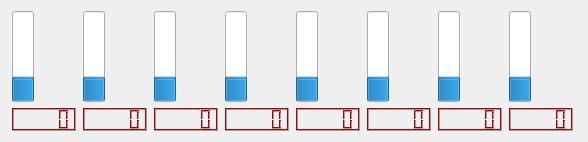
   <widget class="QWidget" name="layoutWidget">
    <property name="geometry">
     <rect>
      <x>10</x>
      <y>11</y>
      <width>588</width>
      <height>122</height>
     </rect>
    </property>
    <layout class="QGridLayout" name="thermos">
     <item row="1" column="1">
      <widget class="QLCDNumber" name="thermo2lcd">
       <property name="palette">
        <palette>
         <active>
          <colorrole role="WindowText">
           <brush brushstyle="SolidPattern">
            <color alpha="255">
             <red>170</red>
             <green>0</green>
             <blue>0</blue>
            </color>
           </brush>
          </colorrole>
          <colorrole role="Light">
           <brush brushstyle="SolidPattern">
            <color alpha="255">
             <red>170</red>
             <green>0</green>
             <blue>0</blue>
            </color>
           </brush>
          </colorrole>
          <colorrole role="Text">
           <brush brushstyle="SolidPattern">
            <color alpha="255">
             <red>255</red>
             <green>0</green>
             <blue>0</blue>
            </color>
           </brush>
          </colorrole>
          <colorrole role="ButtonText">
           <brush brushstyle="SolidPattern">
            <color alpha="255">
             <red>170</red>
             <green>0</green>
             <blue>0</blue>
            </color>
           </brush>
          </colorrole>
         </active>
         <inactive>
          <colorrole role="WindowText">
           <brush brushstyle="SolidPattern">
            <color alpha="255">
             <red>170</red>
             <green>0</green>
             <blue>0</blue>
            </color>
           </brush>
          </colorrole>
          <colorrole role="Light">
           <brush brushstyle="SolidPattern">
            <color alpha="255">
             <red>170</red>
             <green>0</green>
             <blue>0</blue>
            </color>
           </brush>
          </colorrole>
          <colorrole role="Text">
           <brush brushstyle="SolidPattern">
            <color alpha="255">
             <red>255</red>
             <green>0</green>
             <blue>0</blue>
            </color>
           </brush>
          </colorrole>
          <colorrole role="ButtonText">
           <brush brushstyle="SolidPattern">
            <color alpha="255">
             <red>170</red>
             <green>0</green>
             <blue>0</blue>
            </color>
           </brush>
          </colorrole>
         </inactive>
         <disabled>
          <colorrole role="WindowText">
           <brush brushstyle="SolidPattern">
            <color alpha="255">
             <red>56</red>
             <green>59</green>
             <blue>66</blue>
            </color>
           </brush>
          </colorrole>
          <colorrole role="Light">
           <brush brushstyle="SolidPattern">
            <color alpha="255">
             <red>170</red>
             <green>0</green>
             <blue>0</blue>
            </color>
           </brush>
          </colorrole>
          <colorrole role="Text">
           <brush brushstyle="SolidPattern">
            <color alpha="255">
             <red>48</red>
             <green>51</green>
             <blue>58</blue>
            </color>
           </brush>
          </colorrole>
          <colorrole role="ButtonText">
           <brush brushstyle="SolidPattern">
            <color alpha="255">
             <red>49</red>
             <green>54</green>
             <blue>67</blue>
            </color>
           </brush>
          </colorrole>
         </disabled>
        </palette>
       </property>
      </widget>
     </item>
     <item row="1" column="6">
      <widget class="QLCDNumber" name="thermo7lcd">
       <property name="palette">
        <palette>
         <active>
          <colorrole role="WindowText">
           <brush brushstyle="SolidPattern">
            <color alpha="255">
             <red>170</red>
             <green>0</green>
             <blue>0</blue>
            </color>
           </brush>
          </colorrole>
          <colorrole role="Light">
           <brush brushstyle="SolidPattern">
            <color alpha="255">
             <red>170</red>
             <green>0</green>
             <blue>0</blue>
            </color>
           </brush>
          </colorrole>
          <colorrole role="Text">
           <brush brushstyle="SolidPattern">
            <color alpha="255">
             <red>255</red>
             <green>0</green>
             <blue>0</blue>
            </color>
           </brush>
          </colorrole>
          <colorrole role="ButtonText">
           <brush brushstyle="SolidPattern">
            <color alpha="255">
             <red>170</red>
             <green>0</green>
             <blue>0</blue>
            </color>
           </brush>
          </colorrole>
         </active>
         <inactive>
          <colorrole role="WindowText">
           <brush brushstyle="SolidPattern">
            <color alpha="255">
             <red>170</red>
             <green>0</green>
             <blue>0</blue>
            </color>
           </brush>
          </colorrole>
          <colorrole role="Light">
           <brush brushstyle="SolidPattern">
            <color alpha="255">
             <red>170</red>
             <green>0</green>
             <blue>0</blue>
            </color>
           </brush>
          </colorrole>
          <colorrole role="Text">
           <brush brushstyle="SolidPattern">
            <color alpha="255">
             <red>255</red>
             <green>0</green>
             <blue>0</blue>
            </color>
           </brush>
          </colorrole>
          <colorrole role="ButtonText">
           <brush brushstyle="SolidPattern">
            <color alpha="255">
             <red>170</red>
             <green>0</green>
             <blue>0</blue>
            </color>
           </brush>
          </colorrole>
         </inactive>
         <disabled>
          <colorrole role="WindowText">
           <brush brushstyle="SolidPattern">
            <color alpha="255">
             <red>56</red>
             <green>59</green>
             <blue>66</blue>
            </color>
           </brush>
          </colorrole>
          <colorrole role="Light">
           <brush brushstyle="SolidPattern">
            <color alpha="255">
             <red>170</red>
             <green>0</green>
             <blue>0</blue>
            </color>
           </brush>
          </colorrole>
          <colorrole role="Text">
           <brush brushstyle="SolidPattern">
            <color alpha="255">
             <red>48</red>
             <green>51</green>
             <blue>58</blue>
            </color>
           </brush>
          </colorrole>
          <colorrole role="ButtonText">
           <brush brushstyle="SolidPattern">
            <color alpha="255">
             <red>49</red>
             <green>54</green>
             <blue>67</blue>
            </color>
           </brush>
          </colorrole>
         </disabled>
        </palette>
       </property>
      </widget>
     </item>
     <item row="1" column="3">
      <widget class="QLCDNumber" name="thermo4lcd">
       <property name="palette">
        <palette>
         <active>
          <colorrole role="WindowText">
           <brush brushstyle="SolidPattern">
            <color alpha="255">
             <red>170</red>
             <green>0</green>
             <blue>0</blue>
            </color>
           </brush>
          </colorrole>
          <colorrole role="Light">
           <brush brushstyle="SolidPattern">
            <color alpha="255">
             <red>170</red>
             <green>0</green>
             <blue>0</blue>
            </color>
           </brush>
          </colorrole>
          <colorrole role="Text">
           <brush brushstyle="SolidPattern">
            <color alpha="255">
             <red>255</red>
             <green>0</green>
             <blue>0</blue>
            </color>
           </brush>
          </colorrole>
          <colorrole role="ButtonText">
           <brush brushstyle="SolidPattern">
            <color alpha="255">
             <red>170</red>
             <green>0</green>
             <blue>0</blue>
            </color>
           </brush>
          </colorrole>
         </active>
         <inactive>
          <colorrole role="WindowText">
           <brush brushstyle="SolidPattern">
            <color alpha="255">
             <red>170</red>
             <green>0</green>
             <blue>0</blue>
            </color>
           </brush>
          </colorrole>
          <colorrole role="Light">
           <brush brushstyle="SolidPattern">
            <color alpha="255">
             <red>170</red>
             <green>0</green>
             <blue>0</blue>
            </color>
           </brush>
          </colorrole>
          <colorrole role="Text">
           <brush brushstyle="SolidPattern">
            <color alpha="255">
             <red>255</red>
             <green>0</green>
             <blue>0</blue>
            </color>
           </brush>
          </colorrole>
          <colorrole role="ButtonText">
           <brush brushstyle="SolidPattern">
            <color alpha="255">
             <red>170</red>
             <green>0</green>
             <blue>0</blue>
            </color>
           </brush>
          </colorrole>
         </inactive>
         <disabled>
          <colorrole role="WindowText">
           <brush brushstyle="SolidPattern">
            <color alpha="255">
             <red>56</red>
             <green>59</green>
             <blue>66</blue>
            </color>
           </brush>
          </colorrole>
          <colorrole role="Light">
           <brush brushstyle="SolidPattern">
            <color alpha="255">
             <red>170</red>
             <green>0</green>
             <blue>0</blue>
            </color>
           </brush>
          </colorrole>
          <colorrole role="Text">
           <brush brushstyle="SolidPattern">
            <color alpha="255">
             <red>48</red>
             <green>51</green>
             <blue>58</blue>
            </color>
           </brush>
          </colorrole>
          <colorrole role="ButtonText">
           <brush brushstyle="SolidPattern">
            <color alpha="255">
             <red>49</red>
             <green>54</green>
             <blue>67</blue>
            </color>
           </brush>
          </colorrole>
         </disabled>
        </palette>
       </property>
      </widget>
     </item>
     <item row="1" column="4">
      <widget class="QLCDNumber" name="thermo5lcd">
       <property name="palette">
        <palette>
         <active>
          <colorrole role="WindowText">
           <brush brushstyle="SolidPattern">
            <color alpha="255">
             <red>170</red>
             <green>0</green>
             <blue>0</blue>
            </color>
           </brush>
          </colorrole>
          <colorrole role="Light">
           <brush brushstyle="SolidPattern">
            <color alpha="255">
             <red>170</red>
             <green>0</green>
             <blue>0</blue>
            </color>
           </brush>
          </colorrole>
          <colorrole role="Text">
           <brush brushstyle="SolidPattern">
            <color alpha="255">
             <red>255</red>
             <green>0</green>
             <blue>0</blue>
            </color>
           </brush>
          </colorrole>
          <colorrole role="ButtonText">
           <brush brushstyle="SolidPattern">
            <color alpha="255">
             <red>170</red>
             <green>0</green>
             <blue>0</blue>
            </color>
           </brush>
          </colorrole>
         </active>
         <inactive>
          <colorrole role="WindowText">
           <brush brushstyle="SolidPattern">
            <color alpha="255">
             <red>170</red>
             <green>0</green>
             <blue>0</blue>
            </color>
           </brush>
          </colorrole>
          <colorrole role="Light">
           <brush brushstyle="SolidPattern">
            <color alpha="255">
             <red>170</red>
             <green>0</green>
             <blue>0</blue>
            </color>
           </brush>
          </colorrole>
          <colorrole role="Text">
           <brush brushstyle="SolidPattern">
            <color alpha="255">
             <red>255</red>
             <green>0</green>
             <blue>0</blue>
            </color>
           </brush>
          </colorrole>
          <colorrole role="ButtonText">
           <brush brushstyle="SolidPattern">
            <color alpha="255">
             <red>170</red>
             <green>0</green>
             <blue>0</blue>
            </color>
           </brush>
          </colorrole>
         </inactive>
         <disabled>
          <colorrole role="WindowText">
           <brush brushstyle="SolidPattern">
            <color alpha="255">
             <red>56</red>
             <green>59</green>
             <blue>66</blue>
            </color>
           </brush>
          </colorrole>
          <colorrole role="Light">
           <brush brushstyle="SolidPattern">
            <color alpha="255">
             <red>170</red>
             <green>0</green>
             <blue>0</blue>
            </color>
           </brush>
          </colorrole>
          <colorrole role="Text">
           <brush brushstyle="SolidPattern">
            <color alpha="255">
             <red>48</red>
             <green>51</green>
             <blue>58</blue>
            </color>
           </brush>
          </colorrole>
          <colorrole role="ButtonText">
           <brush brushstyle="SolidPattern">
            <color alpha="255">
             <red>49</red>
             <green>54</green>
             <blue>67</blue>
            </color>
           </brush>
          </colorrole>
         </disabled>
        </palette>
       </property>
      </widget>
     </item>
     <item row="1" column="0">
      <widget class="QLCDNumber" name="thermo1lcd">
       <property name="palette">
        <palette>
         <active>
          <colorrole role="WindowText">
           <brush brushstyle="SolidPattern">
            <color alpha="255">
             <red>170</red>
             <green>0</green>
             <blue>0</blue>
            </color>
           </brush>
          </colorrole>
          <colorrole role="Light">
           <brush brushstyle="SolidPattern">
            <color alpha="255">
             <red>170</red>
             <green>0</green>
             <blue>0</blue>
            </color>
           </brush>
          </colorrole>
          <colorrole role="Text">
           <brush brushstyle="SolidPattern">
            <color alpha="255">
             <red>255</red>
             <green>0</green>
             <blue>0</blue>
            </color>
           </brush>
          </colorrole>
          <colorrole role="ButtonText">
           <brush brushstyle="SolidPattern">
            <color alpha="255">
             <red>170</red>
             <green>0</green>
             <blue>0</blue>
            </color>
           </brush>
          </colorrole>
         </active>
         <inactive>
          <colorrole role="WindowText">
           <brush brushstyle="SolidPattern">
            <color alpha="255">
             <red>170</red>
             <green>0</green>
             <blue>0</blue>
            </color>
           </brush>
          </colorrole>
          <colorrole role="Light">
           <brush brushstyle="SolidPattern">
            <color alpha="255">
             <red>170</red>
             <green>0</green>
             <blue>0</blue>
            </color>
           </brush>
          </colorrole>
          <colorrole role="Text">
           <brush brushstyle="SolidPattern">
            <color alpha="255">
             <red>255</red>
             <green>0</green>
             <blue>0</blue>
            </color>
           </brush>
          </colorrole>
          <colorrole role="ButtonText">
           <brush brushstyle="SolidPattern">
            <color alpha="255">
             <red>170</red>
             <green>0</green>
             <blue>0</blue>
            </color>
           </brush>
          </colorrole>
         </inactive>
         <disabled>
          <colorrole role="WindowText">
           <brush brushstyle="SolidPattern">
            <color alpha="255">
             <red>56</red>
             <green>59</green>
             <blue>66</blue>
            </color>
           </brush>
          </colorrole>
          <colorrole role="Light">
           <brush brushstyle="SolidPattern">
            <color alpha="255">
             <red>170</red>
             <green>0</green>
             <blue>0</blue>
            </color>
           </brush>
          </colorrole>
          <colorrole role="Text">
           <brush brushstyle="SolidPattern">
            <color alpha="255">
             <red>48</red>
             <green>51</green>
             <blue>58</blue>
            </color>
           </brush>
          </colorrole>
          <colorrole role="ButtonText">
           <brush brushstyle="SolidPattern">
            <color alpha="255">
             <red>49</red>
             <green>54</green>
             <blue>67</blue>
            </color>
           </brush>
          </colorrole>
         </disabled>
        </palette>
       </property>
      </widget>
     </item>
     <item row="0" column="0">
      <widget class="QProgressBar" name="thermo1">
       <property name="value">
        <number>24</number>
       </property>
       <property name="alignment">
        <set>Qt::AlignBottom|Qt::AlignJustify</set>
       </property>
       <property name="textVisible">
        <bool>true</bool>
       </property>
       <property name="orientation">
        <enum>Qt::Vertical</enum>
       </property>
       <property name="invertedAppearance">
        <bool>false</bool>
       </property>
       <property name="textDirection">
        <enum>QProgressBar::BottomToTop</enum>
       </property>
       <property name="format">
        <string>%p</string>
       </property>
      </widget>
     </item>
     <item row="1" column="7">
      <widget class="QLCDNumber" name="thermo8lcd">
       <property name="palette">
        <palette>
         <active>
          <colorrole role="WindowText">
           <brush brushstyle="SolidPattern">
            <color alpha="255">
             <red>170</red>
             <green>0</green>
             <blue>0</blue>
            </color>
           </brush>
          </colorrole>
          <colorrole role="Light">
           <brush brushstyle="SolidPattern">
            <color alpha="255">
             <red>170</red>
             <green>0</green>
             <blue>0</blue>
            </color>
           </brush>
          </colorrole>
          <colorrole role="Text">
           <brush brushstyle="SolidPattern">
            <color alpha="255">
             <red>255</red>
             <green>0</green>
             <blue>0</blue>
            </color>
           </brush>
          </colorrole>
          <colorrole role="ButtonText">
           <brush brushstyle="SolidPattern">
            <color alpha="255">
             <red>170</red>
             <green>0</green>
             <blue>0</blue>
            </color>
           </brush>
          </colorrole>
         </active>
         <inactive>
          <colorrole role="WindowText">
           <brush brushstyle="SolidPattern">
            <color alpha="255">
             <red>170</red>
             <green>0</green>
             <blue>0</blue>
            </color>
           </brush>
          </colorrole>
          <colorrole role="Light">
           <brush brushstyle="SolidPattern">
            <color alpha="255">
             <red>170</red>
             <green>0</green>
             <blue>0</blue>
            </color>
           </brush>
          </colorrole>
          <colorrole role="Text">
           <brush brushstyle="SolidPattern">
            <color alpha="255">
             <red>255</red>
             <green>0</green>
             <blue>0</blue>
            </color>
           </brush>
          </colorrole>
          <colorrole role="ButtonText">
           <brush brushstyle="SolidPattern">
            <color alpha="255">
             <red>170</red>
             <green>0</green>
             <blue>0</blue>
            </color>
           </brush>
          </colorrole>
         </inactive>
         <disabled>
          <colorrole role="WindowText">
           <brush brushstyle="SolidPattern">
            <color alpha="255">
             <red>56</red>
             <green>59</green>
             <blue>66</blue>
            </color>
           </brush>
          </colorrole>
          <colorrole role="Light">
           <brush brushstyle="SolidPattern">
            <color alpha="255">
             <red>170</red>
             <green>0</green>
             <blue>0</blue>
            </color>
           </brush>
          </colorrole>
          <colorrole role="Text">
           <brush brushstyle="SolidPattern">
            <color alpha="255">
             <red>48</red>
             <green>51</green>
             <blue>58</blue>
            </color>
           </brush>
          </colorrole>
          <colorrole role="ButtonText">
           <brush brushstyle="SolidPattern">
            <color alpha="255">
             <red>49</red>
             <green>54</green>
             <blue>67</blue>
            </color>
           </brush>
          </colorrole>
         </disabled>
        </palette>
       </property>
      </widget>
     </item>
     <item row="0" column="3">
      <widget class="QProgressBar" name="thermo4">
       <property name="value">
        <number>24</number>
       </property>
       <property name="alignment">
        <set>Qt::AlignBottom|Qt::AlignJustify</set>
       </property>
       <property name="textVisible">
        <bool>true</bool>
       </property>
       <property name="orientation">
        <enum>Qt::Vertical</enum>
       </property>
       <property name="invertedAppearance">
        <bool>false</bool>
       </property>
       <property name="textDirection">
        <enum>QProgressBar::BottomToTop</enum>
       </property>
       <property name="format">
        <string>%p</string>
       </property>
      </widget>
     </item>
     <item row="0" column="2">
      <widget class="QProgressBar" name="thermo3">
       <property name="value">
        <number>24</number>
       </property>
       <property name="alignment">
        <set>Qt::AlignBottom|Qt::AlignJustify</set>
       </property>
       <property name="textVisible">
        <bool>true</bool>
       </property>
       <property name="orientation">
        <enum>Qt::Vertical</enum>
       </property>
       <property name="invertedAppearance">
        <bool>false</bool>
       </property>
       <property name="textDirection">
        <enum>QProgressBar::BottomToTop</enum>
       </property>
       <property name="format">
        <string>%p</string>
       </property>
      </widget>
     </item>
     <item row="1" column="5">
      <widget class="QLCDNumber" name="thermo6lcd">
       <property name="palette">
        <palette>
         <active>
          <colorrole role="WindowText">
           <brush brushstyle="SolidPattern">
            <color alpha="255">
             <red>170</red>
             <green>0</green>
             <blue>0</blue>
            </color>
           </brush>
          </colorrole>
          <colorrole role="Light">
           <brush brushstyle="SolidPattern">
            <color alpha="255">
             <red>170</red>
             <green>0</green>
             <blue>0</blue>
            </color>
           </brush>
          </colorrole>
          <colorrole role="Text">
           <brush brushstyle="SolidPattern">
            <color alpha="255">
             <red>255</red>
             <green>0</green>
             <blue>0</blue>
            </color>
           </brush>
          </colorrole>
          <colorrole role="ButtonText">
           <brush brushstyle="SolidPattern">
            <color alpha="255">
             <red>170</red>
             <green>0</green>
             <blue>0</blue>
            </color>
           </brush>
          </colorrole>
         </active>
         <inactive>
          <colorrole role="WindowText">
           <brush brushstyle="SolidPattern">
            <color alpha="255">
             <red>170</red>
             <green>0</green>
             <blue>0</blue>
            </color>
           </brush>
          </colorrole>
          <colorrole role="Light">
           <brush brushstyle="SolidPattern">
            <color alpha="255">
             <red>170</red>
             <green>0</green>
             <blue>0</blue>
            </color>
           </brush>
          </colorrole>
          <colorrole role="Text">
           <brush brushstyle="SolidPattern">
            <color alpha="255">
             <red>255</red>
             <green>0</green>
             <blue>0</blue>
            </color>
           </brush>
          </colorrole>
          <colorrole role="ButtonText">
           <brush brushstyle="SolidPattern">
            <color alpha="255">
             <red>170</red>
             <green>0</green>
             <blue>0</blue>
            </color>
           </brush>
          </colorrole>
         </inactive>
         <disabled>
          <colorrole role="WindowText">
           <brush brushstyle="SolidPattern">
            <color alpha="255">
             <red>56</red>
             <green>59</green>
             <blue>66</blue>
            </color>
           </brush>
          </colorrole>
          <colorrole role="Light">
           <brush brushstyle="SolidPattern">
            <color alpha="255">
             <red>170</red>
             <green>0</green>
             <blue>0</blue>
            </color>
           </brush>
          </colorrole>
          <colorrole role="Text">
           <brush brushstyle="SolidPattern">
            <color alpha="255">
             <red>48</red>
             <green>51</green>
             <blue>58</blue>
            </color>
           </brush>
          </colorrole>
          <colorrole role="ButtonText">
           <brush brushstyle="SolidPattern">
            <color alpha="255">
             <red>49</red>
             <green>54</green>
             <blue>67</blue>
            </color>
           </brush>
          </colorrole>
         </disabled>
        </palette>
       </property>
      </widget>
     </item>
     <item row="1" column="2">
      <widget class="QLCDNumber" name="thermo3lcd">
       <property name="palette">
        <palette>
         <active>
          <colorrole role="WindowText">
           <brush brushstyle="SolidPattern">
            <color alpha="255">
             <red>170</red>
             <green>0</green>
             <blue>0</blue>
            </color>
           </brush>
          </colorrole>
          <colorrole role="Light">
           <brush brushstyle="SolidPattern">
            <color alpha="255">
             <red>170</red>
             <green>0</green>
             <blue>0</blue>
            </color>
           </brush>
          </colorrole>
          <colorrole role="Text">
           <brush brushstyle="SolidPattern">
            <color alpha="255">
             <red>255</red>
             <green>0</green>
             <blue>0</blue>
            </color>
           </brush>
          </colorrole>
          <colorrole role="ButtonText">
           <brush brushstyle="SolidPattern">
            <color alpha="255">
             <red>170</red>
             <green>0</green>
             <blue>0</blue>
            </color>
           </brush>
          </colorrole>
         </active>
         <inactive>
          <colorrole role="WindowText">
           <brush brushstyle="SolidPattern">
            <color alpha="255">
             <red>170</red>
             <green>0</green>
             <blue>0</blue>
            </color>
           </brush>
          </colorrole>
          <colorrole role="Light">
           <brush brushstyle="SolidPattern">
            <color alpha="255">
             <red>170</red>
             <green>0</green>
             <blue>0</blue>
            </color>
           </brush>
          </colorrole>
          <colorrole role="Text">
           <brush brushstyle="SolidPattern">
            <color alpha="255">
             <red>255</red>
             <green>0</green>
             <blue>0</blue>
            </color>
           </brush>
          </colorrole>
          <colorrole role="ButtonText">
           <brush brushstyle="SolidPattern">
            <color alpha="255">
             <red>170</red>
             <green>0</green>
             <blue>0</blue>
            </color>
           </brush>
          </colorrole>
         </inactive>
         <disabled>
          <colorrole role="WindowText">
           <brush brushstyle="SolidPattern">
            <color alpha="255">
             <red>56</red>
             <green>59</green>
             <blue>66</blue>
            </color>
           </brush>
          </colorrole>
          <colorrole role="Light">
           <brush brushstyle="SolidPattern">
            <color alpha="255">
             <red>170</red>
             <green>0</green>
             <blue>0</blue>
            </color>
           </brush>
          </colorrole>
          <colorrole role="Text">
           <brush brushstyle="SolidPattern">
            <color alpha="255">
             <red>48</red>
             <green>51</green>
             <blue>58</blue>
            </color>
           </brush>
          </colorrole>
          <colorrole role="ButtonText">
           <brush brushstyle="SolidPattern">
            <color alpha="255">
             <red>49</red>
             <green>54</green>
             <blue>67</blue>
            </color>
           </brush>
          </colorrole>
         </disabled>
        </palette>
       </property>
      </widget>
     </item>
     <item row="0" column="7">
      <widget class="QProgressBar" name="thermo8">
       <property name="value">
        <number>24</number>
       </property>
       <property name="alignment">
        <set>Qt::AlignBottom|Qt::AlignJustify</set>
       </property>
       <property name="textVisible">
        <bool>true</bool>
       </property>
       <property name="orientation">
        <enum>Qt::Vertical</enum>
       </property>
       <property name="invertedAppearance">
        <bool>false</bool>
       </property>
       <property name="textDirection">
        <enum>QProgressBar::BottomToTop</enum>
       </property>
       <property name="format">
        <string>%p</string>
       </property>
      </widget>
     </item>
     <item row="0" column="5">
      <widget class="QProgressBar" name="thermo6">
       <property name="value">
        <number>24</number>
       </property>
       <property name="alignment">
        <set>Qt::AlignBottom|Qt::AlignJustify</set>
       </property>
       <property name="textVisible">
        <bool>true</bool>
       </property>
       <property name="orientation">
        <enum>Qt::Vertical</enum>
       </property>
       <property name="invertedAppearance">
        <bool>false</bool>
       </property>
       <property name="textDirection">
        <enum>QProgressBar::BottomToTop</enum>
       </property>
       <property name="format">
        <string>%p</string>
       </property>
      </widget>
     </item>
     <item row="0" column="6">
      <widget class="QProgressBar" name="thermo7">
       <property name="value">
        <number>24</number>
       </property>
       <property name="alignment">
        <set>Qt::AlignBottom|Qt::AlignJustify</set>
       </property>
       <property name="textVisible">
        <bool>true</bool>
       </property>
       <property name="orientation">
        <enum>Qt::Vertical</enum>
       </property>
       <property name="invertedAppearance">
        <bool>false</bool>
       </property>
       <property name="textDirection">
        <enum>QProgressBar::BottomToTop</enum>
       </property>
       <property name="format">
        <string>%p</string>
       </property>
      </widget>
     </item>
     <item row="0" column="4">
      <widget class="QProgressBar" name="thermo5">
       <property name="value">
        <number>24</number>
       </property>
       <property name="alignment">
        <set>Qt::AlignBottom|Qt::AlignJustify</set>
       </property>
       <property name="textVisible">
        <bool>true</bool>
       </property>
       <property name="orientation">
        <enum>Qt::Vertical</enum>
       </property>
       <property name="invertedAppearance">
        <bool>false</bool>
       </property>
       <property name="textDirection">
        <enum>QProgressBar::BottomToTop</enum>
       </property>
       <property name="format">
        <string>%p</string>
       </property>
      </widget>
     </item>
     <item row="0" column="1">
      <widget class="QProgressBar" name="thermo2">
       <property name="value">
        <number>24</number>
       </property>
       <property name="alignment">
        <set>Qt::AlignBottom|Qt::AlignJustify</set>
       </property>
       <property name="textVisible">
        <bool>true</bool>
       </property>
       <property name="orientation">
        <enum>Qt::Vertical</enum>
       </property>
       <property name="invertedAppearance">
        <bool>false</bool>
       </property>
       <property name="textDirection">
        <enum>QProgressBar::BottomToTop</enum>
       </property>
       <property name="format">
        <string>%p</string>
       </property>
      </widget>
     </item>
    </layout>
   </widget>
